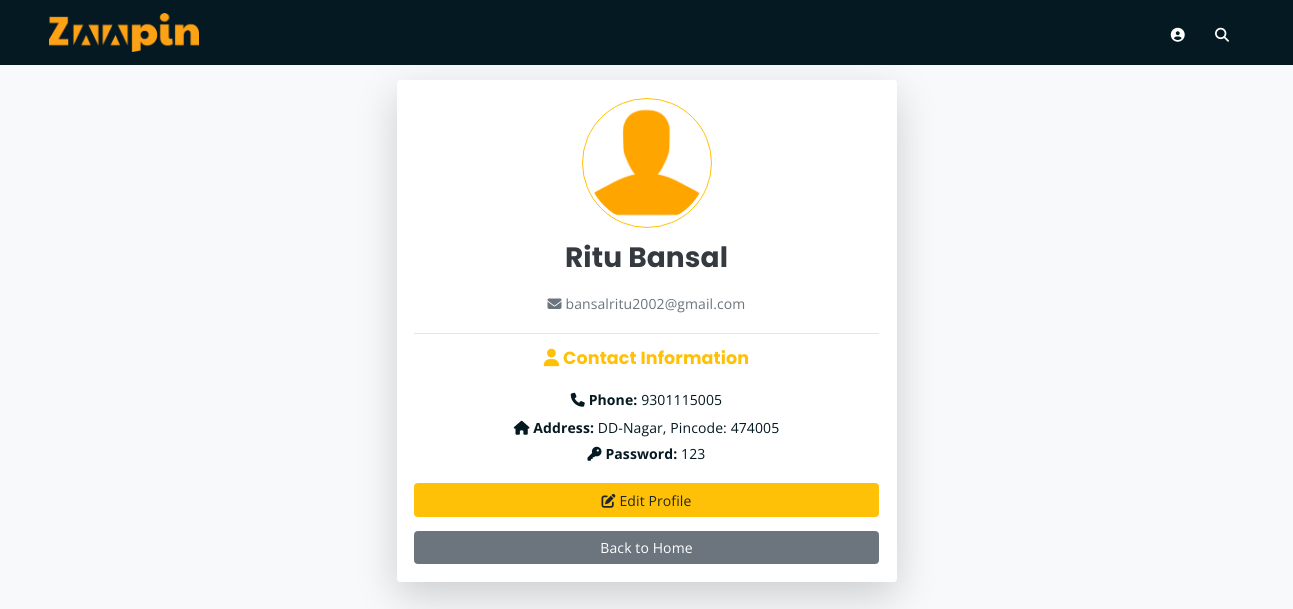
Page /user_zappin/user_profile.php?userid=6 (signed in) on the committed database.
### tables this page shows
CREATE TABLE `customer` (
  `cid` int(11) NOT NULL,
  `name` varchar(50) NOT NULL,
  `email` varchar(150) NOT NULL,
  `mobile` bigint(11) NOT NULL,
  `address` varchar(150) NOT NULL,
  `city` varchar(100) NOT NULL,
  `pincode` varchar(6) NOT NULL,
  `password` varchar(10) NOT NULL,
  `img` varchar(150) NOT NULL,
  `status` varchar(10) NOT NULL,
  `date` timestamp NOT NULL DEFAULT current_timestamp()
);

### user_zappin/user_profile.php (the view, shortened to what this page needs)
<!DOCTYPE html>
<html lang="en">
<head>
    <link rel="stylesheet" href="assets/css/all.min.css">
    <link rel="stylesheet" href="assets/bootstrap/css/bootstrap.min.css">
    <link rel="stylesheet" href="assets/css/owl.carousel.css">
    <link rel="stylesheet" href="assets/css/magnific-popup.css">
    <link rel="stylesheet" href="assets/css/animate.css">
    <link rel="stylesheet" href="assets/css/meanmenu.min.css">
    <link rel="stylesheet" href="assets/css/main.css">
    <link rel="stylesheet" href="assets/css/responsive.css">
    <link rel="stylesheet" href="https://cdnjs.cloudflare.com/ajax/libs/font-awesome/6.7.2/css/all.min.css"  />
</head>
<body class="bg-light">
<?php include('header-2.php');
?>
<?php
include '../config.php';
$user_id = $_SESSION['user_id'];
$sql = "SELECT name as fullname, mobile, email, address, pincode, img as photo,password FROM customer WHERE cid = ?";
$stmt = $conn->prepare($sql);
$stmt->bind_param("i", $user_id);
$stmt->execute();
$result = $stmt->get_result();
$user = $result->fetch_assoc();
?>
<div class="container " style="margin-top:80px">
    <div class="card mx-auto shadow-lg border-0" style="max-width: 500px;">
        <div class="card-body text-center">
            <img src="/zaapin/admin/uploads/<?= !empty($user['photo']) ? $user['photo'] : 'defaultuser.png'; ?>"
                 alt="Profile Picture" class="rounded-circle border border-warning p-1" width="130" height="130">
            <h3 class="mt-3 fw-bold text-dark"><?= htmlspecialchars($user['fullname'] ?? 'N/A'); ?></h3>
            <p class="text-muted"><i class="fa fa-envelope"></i> <?= htmlspecialchars($user['email'] ?? 'N/A'); ?></p>
            <hr>
            <div class="text-start">
                <h5 class="text-warning"><i class="fa fa-user"></i> Contact Information</h5>
                <p class="mb-1"><strong><i class="fa fa-phone"></i> Phone:</strong> <?= htmlspecialchars($user['mobile'] ?? 'N/A'); ?></p>
                <p class="mb-0"><strong><i class="fa fa-home"></i> Address:</strong> <?= htmlspecialchars($user['address'] ?? 'N/A'); ?>, Pincode: <?= htmlspecialchars($user['pincode'] ?? 'N/A'); ?></p>
                <p class="mb-1"><strong><i class="fa fa-key"></i> Password:</strong> <?= htmlspecialchars($user['password'] ?? 'N/A'); ?></p>
            </div>
            <a href="edit-user.php" class="btn btn-warning mt-3 w-100"><i class="fa fa-edit"></i> Edit Profile</a>
            <a href="index.php"  class="btn btn-secondary w-100 mt-3">Back to Home</a>
        </div>
    </div>
</div>
</body>
</html>

### user_zappin/assets/css/main.css (style rules this page uses)
html { font-size: 14px; font-weight: 400; line-height: 28px; height: 100%; }
body { font-family: "Open Sans", sans-serif; font-weight: 400; font-size: 1rem; letter-spacing: 0.1px; line-height: 1.8; color: #051922; overflow-x: hidden; }
body img { max-width: 100%; }
a { cursor: pointer; text-decoration: none; -webkit-transition: all 0.2s ease-in-out; -o-transition: all 0.2s ease-in-out; transition: all 0.2s ease-in-out; }
h1, .h1, h2, .h2, h3, .h3, h4, .h4, h5, .h5, h6, .h6 { font-family: "Poppins", sans-serif; font-weight: 700; margin: 0 0 1.25rem 0; color: #051922; }
h3, .h3 { font-size: 2rem; font-weight: 700; line-height: 2.25rem; }
h5, .h5 { font-size: 1.25rem; font-weight: 700; line-height: 1.5rem; }
p { font-family: "Open Sans", sans-serif; font-weight: 400; font-size: 1rem; letter-spacing: 0.1px; line-height: 1.8; color: #051922; margin: 0 0 1.25rem 0; }
p:last-child { margin: 0; }
html, body { height: 100%; }

### rows in the picture
customer: name "Ritu Bansal", email "bansalritu2002@gmail.com", mobile "9301115005", address "DD-Nagar", pincode "474005", password "123"
